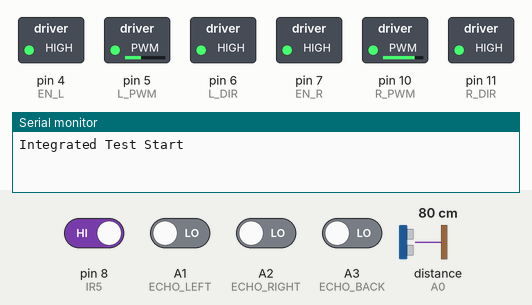
This sketch was run on a simulated Arduino Uno, built with avr-gcc and run on an emulated ATmega328P. Parts: switched loads named in the sketch (green lamp = pin HIGH), the last lines printed to the serial monitor. Wiring (inferred from the names in the program): ultrasonic range finder: trigger pin 2; echo A0. Inputs (shaded band) come from the test bench; at power-on: pin 8 (IR5) HIGH, A1 (ECHO_LEFT), A2 (ECHO_RIGHT), A3 (ECHO_BACK) LOW, distance to the obstacle (sensor on A0) 80 cm. The echo pulse lasts 58.3 µs per cm; pins used as bus, display or sensor lines are not drawn.

Above: at 1.2 s.
1.3 s: distance to the obstacle (sensor on A0) set to 17 cm
2.8 s: distance to the obstacle (sensor on A0) set to 14 cm
At 4.0 s:
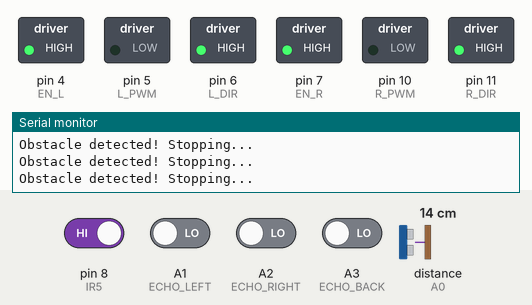
4.3 s: distance to the obstacle (sensor on A0) set to 18 cm
At 5.5 s:
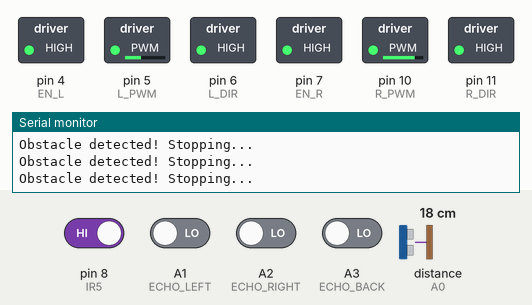
5.8 s: pin 8 (IR5) driven LOW
At 6.5 s:
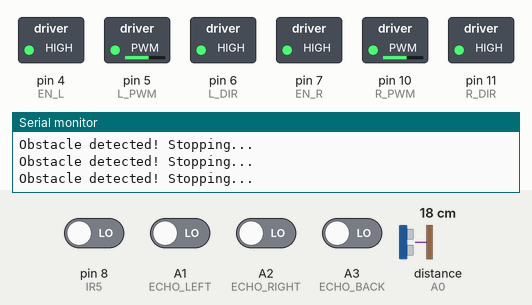
7.3 s: A1 (ECHO_LEFT) driven HIGH
At 8.5 s:
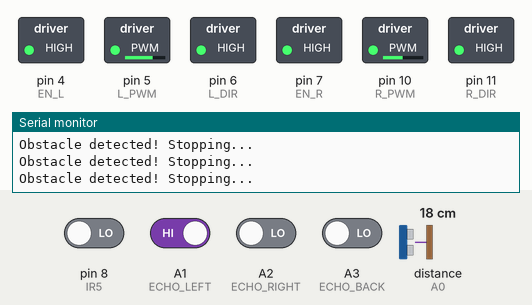
8.8 s: pin 8 (IR5) driven HIGH
At 9.7 s:
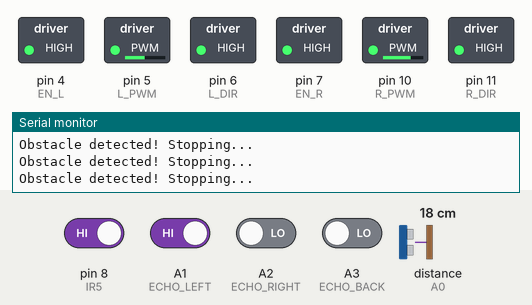
Timing chart, 0 to 11.3 s (numbered marks = the images above; inputs shaded):
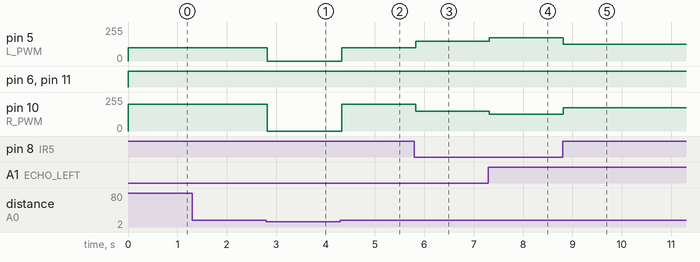

Measured:
- the behaviour switches between 16 and 15 cm on distance to the obstacle (sensor on A0) (found by bisection; images 0 and 1)
- after the input at 1.3 s, every drawn part: stays the same
- after the input at 2.8 s, pin 5 (L_PWM): 100/255 → 0/255 at once; pin 10 (R_PWM): 200/255 → 0/255 at once
- after the input at 4.3 s, pin 5 (L_PWM): 0/255 → 100/255 at once; pin 10 (R_PWM): 0/255 → 200/255 at once
- after the input at 5.8 s, pin 5 (L_PWM): 100/255 → 150/255 at once; pin 10 (R_PWM): 200/255 → 150/255 at once
- after the input at 7.3 s, pin 5 (L_PWM): 150/255 → 175/255 at once; pin 10 (R_PWM): 150/255 → 125/255 at once
- after the input at 8.8 s, pin 5 (L_PWM): 175/255 → 125/255 at once; pin 10 (R_PWM): 125/255 → 175/255 at once

The sketch:

allsensor.ino
```cpp
// --- FULL INTEGRATED TEST ---

// Motor pins
#define EN_L 4
#define L_PWM 5
#define L_DIR 6
#define EN_R 7
#define R_PWM 10
#define R_DIR 11

// Ultrasonic
#define TRIG_PIN 2
#define ECHO_FRONT A0
#define ECHO_LEFT A1
#define ECHO_RIGHT A2
#define ECHO_BACK A3
#define DIST_THRESHOLD 15

// Line sensors
#define IR1 A0
#define IR2 A1
#define IR3 A2
#define IR4 A3
#define IR5 8

int baseSpeed = 150;
int Kp = 25;

long readUltrasonic(int echoPin) {
  digitalWrite(TRIG_PIN, LOW);
  delayMicroseconds(2);
  digitalWrite(TRIG_PIN, HIGH);
  delayMicroseconds(10);
  digitalWrite(TRIG_PIN, LOW);
  long duration = pulseIn(echoPin, HIGH, 25000);
  return duration * 0.034 / 2;
}

void setup() {
  Serial.begin(9600);

  pinMode(TRIG_PIN, OUTPUT);
  pinMode(ECHO_FRONT, INPUT);
  pinMode(ECHO_LEFT, INPUT);
  pinMode(ECHO_RIGHT, INPUT);
  pinMode(ECHO_BACK, INPUT);

  pinMode(EN_L, OUTPUT);
  pinMode(EN_R, OUTPUT);
  digitalWrite(EN_L, HIGH);
  digitalWrite(EN_R, HIGH);

  pinMode(L_PWM, OUTPUT);
  pinMode(R_PWM, OUTPUT);
  pinMode(L_DIR, OUTPUT);
  pinMode(R_DIR, OUTPUT);

  pinMode(IR1, INPUT);
  pinMode(IR2, INPUT);
  pinMode(IR3, INPUT);
  pinMode(IR4, INPUT);
  pinMode(IR5, INPUT);

  Serial.println("Integrated Test Start");
}

void loop() {
  // Ultrasonic obstacle detection
  long front = readUltrasonic(ECHO_FRONT);
  if (front < DIST_THRESHOLD && front > 0) {
    analogWrite(L_PWM, 0);
    analogWrite(R_PWM, 0);
    Serial.println("Obstacle detected! Stopping...");
    delay(500);
    return;
  }

  // Line following
  int s1 = digitalRead(IR1);
  int s2 = digitalRead(IR2);
  int s3 = digitalRead(IR3);
  int s4 = digitalRead(IR4);
  int s5 = digitalRead(IR5);

  int position = (-2 * s1) - s2 + s4 + (2 * s5);
  int correction = Kp * position;

  int leftSpeed = constrain(baseSpeed - correction, 0, 255);
  int rightSpeed = constrain(baseSpeed + correction, 0, 255);

  digitalWrite(L_DIR, HIGH);
  digitalWrite(R_DIR, HIGH);
  analogWrite(L_PWM, leftSpeed);
  analogWrite(R_PWM, rightSpeed);

  delay(50);
}
```
